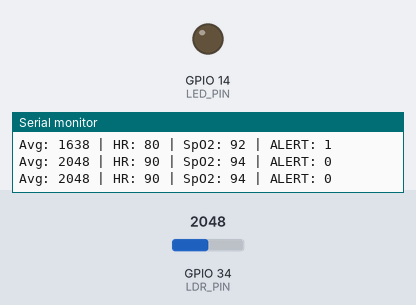
A sketch run on a simulated ESP32. On the bench: output pins drawn as LEDs (lit = HIGH), the last lines printed to the serial monitor. Inputs (shaded band) come from the test bench; at power-on: GPIO 34 (LDR_PIN) = 2048.

Above: at 5.4 s.
5.5 s: GPIO 34 (LDR_PIN) set to 2003
At 7.2 s:
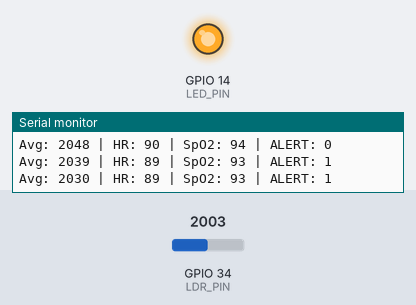
7.5 s: GPIO 34 (LDR_PIN) set to 2866
At 8.8 s:
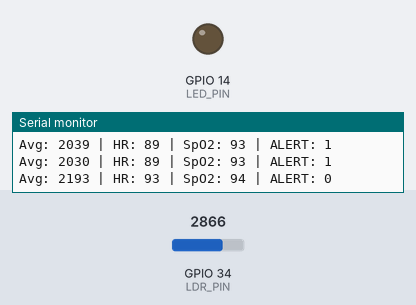
Timing chart, 0 to 10.5 s (numbered marks = the images above; inputs shaded):
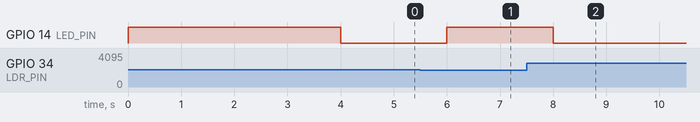

The sketch:

code.ino
```cpp
/*Author- Tanvi Kohli
Date- 05-07-2026
Description- Heart rate and spo2 monitor*/
#include <Arduino.h>

#define LDR_PIN 34
#define LED_PIN 14

const int numReadings = 5;
int readings[numReadings];
int indexR = 0;
int total = 0;
int average = 0;

void setup() {
  Serial.begin(115200);
  pinMode(LED_PIN, OUTPUT);

  for (int i = 0; i < numReadings; i++) readings[i] = 0;
}

void loop() {

  int sensorValue = analogRead(LDR_PIN);

  // smoothing
  total -= readings[indexR];
  readings[indexR] = sensorValue;
  total += readings[indexR];
  indexR = (indexR + 1) % numReadings;
  average = total / numReadings;

  // WIDE mapping (fix)
  int heartRate = map(average, 0, 4095, 40, 140);
  int spo2 = map(average, 0, 4095, 88, 100);

  // ALERT logic (unchanged)
  bool alert = (heartRate < 50 || heartRate > 120 || spo2 < 94);

  digitalWrite(LED_PIN, alert ? HIGH : LOW);

  // DEBUG
  Serial.print("Avg: ");
  Serial.print(average);
  Serial.print(" | HR: ");
  Serial.print(heartRate);
  Serial.print(" | SpO2: ");
  Serial.print(spo2);
  Serial.print(" | ALERT: ");
  Serial.println(alert);

  delay(1000);
}
```

Measured:
- the behaviour switches between 2048 and 2047 on GPIO 34 (LDR_PIN) (found by bisection; images 0 and 1)
- after the input at 5.5 s, GPIO 14 (LED_PIN): LOW → HIGH after 0.50 s
- after the input at 7.5 s, GPIO 14 (LED_PIN): HIGH → LOW after 0.50 s
